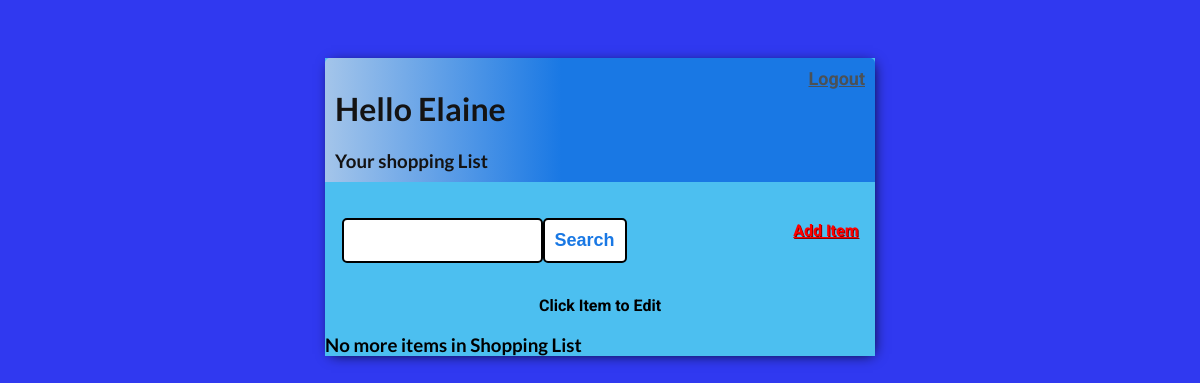
Before: / (signed in) with the older database file.
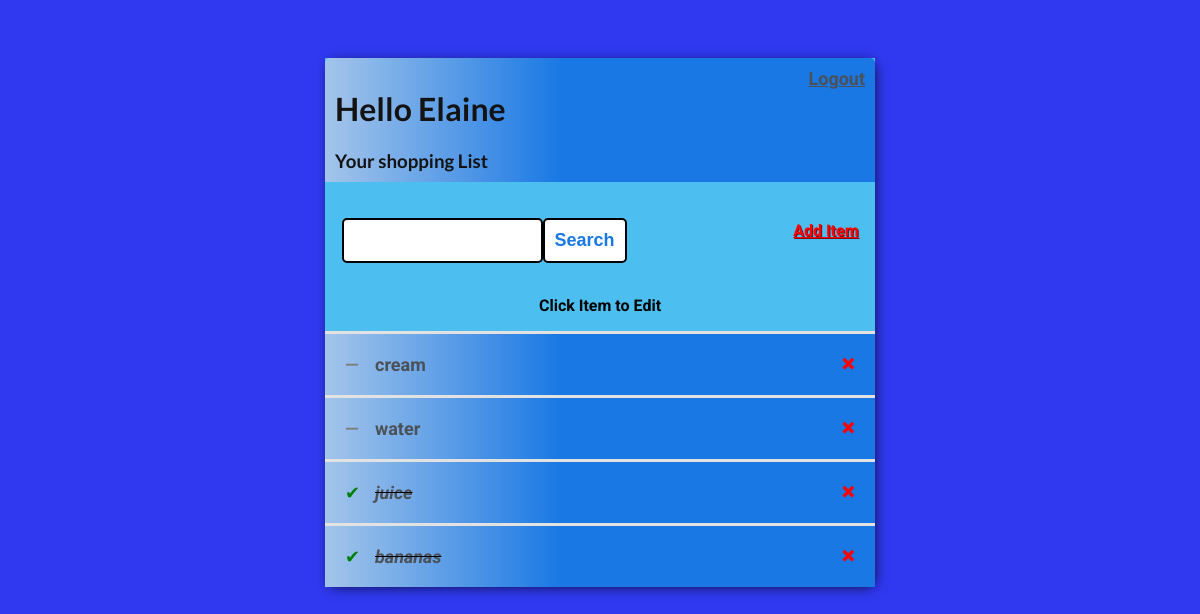
After: the same page with the newer database file.
### shop_app/models.py (models this page shows)
class Task(models.Model):
    user = models.ForeignKey(User, on_delete=models.CASCADE, null=True,
                             blank=True)
    title = models.CharField(max_length=100)
    description = models.TextField(null=True, blank=True)
    complete = models.BooleanField(default=False)
    created = models.DateTimeField(auto_now_add=True)
    def __str__(self):
        return self.title
    class Meta:
        ordering = ['complete']

### shop_app/views.py (the view)
# urls.py: path('', TaskList.as_view(), name='tasks'),
class TaskList(LoginRequiredMixin, ListView):
    model = Task
    context_object_name = 'tasks'
    def get_context_data(self, **kwargs):
        context = super().get_context_data(**kwargs)
        context['tasks'] = context['tasks'].filter(user=self.request.user)
        search_input = self.request.GET.get('Search-field') or ''
        if search_input:
            context['tasks'] = context['tasks'].filter(
                title__istartswith=search_input)
        context['search_input'] = search_input
        return context

### shop_app/templates/shop_app/task_list.html
{% extends 'shop_app/main.html' %}
{% block content %}
<div class="header-bar">
    <div>
        <h1>Hello {{request.user|title}}</h1>
        <h3 style="margin:0">Your shopping List</h3>
    </div>
{% if request.user.is_authenticated %}
<a style="font-size: large" href="{% url 'logout' %}">Logout</a>
{% else %}
<a style="font-size: large" href="{% url 'login' %}">Login</a>
{% endif %}
</div>
<div id="search-add-wrapper">
    <form method="GET" style="margin-top: 20px; display:flex">
        <input type="text" name='Search-field' value="{{search_input}}">
        <input class="button" type="submit" value='Search'>
    </form>
    <a id="add-link" href="{% url 'create-item' %}"> Add Item </a>
</div>
<p style="text-align:center; font-weight: bold; color: black"; >Click Item to Edit</p>
<div class="shop-items-wrapper">
    {% for task in tasks %}
        <div class="item-wrapper">
            {% if task.complete %}
            <div class="item-title">
                <div class="item-complete-icon">&#10004;</div>
                <i><s><a href="{% url 'edit-item' task.id %}">{{task}}</a></s></i>
            </div>
            <a title="Remove Item" class="remove-item" href="{% url 'remove-item' task.id %}">&#215;</a>
            {% else %}
            <div class="item-title">
                <div class="item-incomplete-icon">&#8212;</div>
                <a href="{% url 'edit-item' task.id %}">{{task}}</a>
            </div>
            <a title="Remove Item" class="remove-item" href="{% url 'remove-item' task.id %}">&#215;</a>
            {% endif %}
        </div>
        {% empty %}
        <h3>No more items in Shopping List</h3>
        {% endfor %}
</div>
{% endblock content %}

### shop_app/templates/shop_app/main.html (shortened to what this page needs)
<!DOCTYPE html>
<html lang="en">
<head>
</head>
<body>
    <div class="container">
        {%  block content  %}
        {%  endblock content  %}
    </div>
</body>
</html>

### shop_app/templates/shop_app/main.html (style rules this page uses)
body { background-color: rgb(48, 57, 240); font-family: 'Roboto', sans-serif; padding-top: 50px; }
h1, h2, h3, h4, h5, h6 { font-family: 'Lato', sans-serif; }
a, p { color: #4b5156; font-weight: bolder; }
.container { max-width: 550px; margin: auto; background-color: #4cbff0; -webkit-box-shadow: 2px 2px 13px -4px rgba(0, 0, 0, 1); box-shadow: 2px 2px 13px -4px rgba(0, 0, 0, 1); }
.header-bar { display:flex; justify-content: space-between; color:#141313; padding: 10px; border-radius: 5px 5px 0 0; background: linear-gradient(90deg, #a4c5ea 0%, #1978e4 43%, #1978e4 100%); }
.item-wrapper { display: flex; align-items: center; justify-content: space-between; padding: 20px; background: linear-gradient(90deg, #a4c5ea 0%, #1978e4 43%, #1978e4 100%); border-top: 3px solid rgb(226, 226, 226); }
.item-title { display: flex; font-size: large; }
.item-title a { text-decoration: none; color: #4b5156; margin-left: 10px; }
.item-complete-icon { height: 20px; width: 20px; color: green; }
.item-incomplete-icon { height: 20px; width: 20px; color: grey; font-weight: bold; }
.remove-item { text-decoration: none; font-weight: 900; color: red; font-size: 25px; line-height: 0; }
#search-add-wrapper { display: flex; justify-content: space-between; align-items: center; padding: 3%; }
#add-link { color: red; text-decoration: none; font-weight: bold; text-shadow: 1px 1px darkred; text-decoration-line: underline; }
input[type=text], input[type=password], textarea { border: 2px solid black; border-radius: 5px; padding: 10px; width: 90%; }
.button { border: 2px solid black; background-color: white; color: #1978e4; padding: 10px; font-size: 14px; border-radius: 5px; cursor: pointer; text-decoration: none; font-weight: bolder; font-size: large; }

Changed rows visible on the page:
added Task: title "cream"
added Task: title "water"
added Task: title "juice"
added Task: title "bananas"
Other visible differences:
text no longer shown: "No more items in Shopping List"
